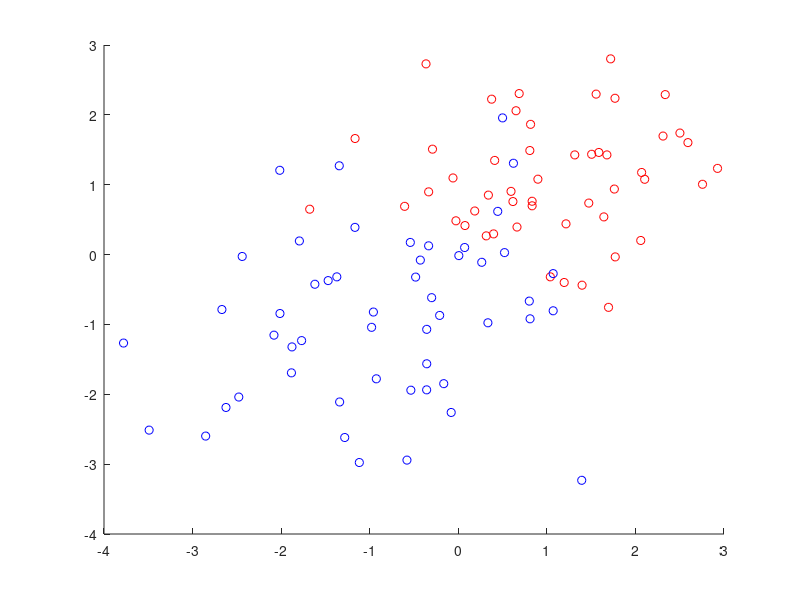

MATLAB code to generate this figure: (Note: this script raises an error after producing the figure.)
X1 = randn (50 ,2) + 1;
X2 = randn (51 ,2) - 1;
Y1 = ones (50 ,1);
Y2 = -ones (51 ,1);
input = [X1; X2];
target = [Y1; Y2];
% disp (target);
figure ;
hold on;
plot (X1 (: ,1) , X1 (: ,2) , 'ro');
plot (X2 (: ,1) , X2 (: ,2) , 'bo');
hold off;

net = perceptron;
net = configure(net,input',target');
 
net = adapt(net,input',target');
figure ;
hold on;
plot (X1 (: ,1) , X1 (: ,2) , 'ro');
plot (X2 (: ,1) , X2 (: ,2) , 'bo');
plotpc(net.IW{1},net.b{1});
hold off;



